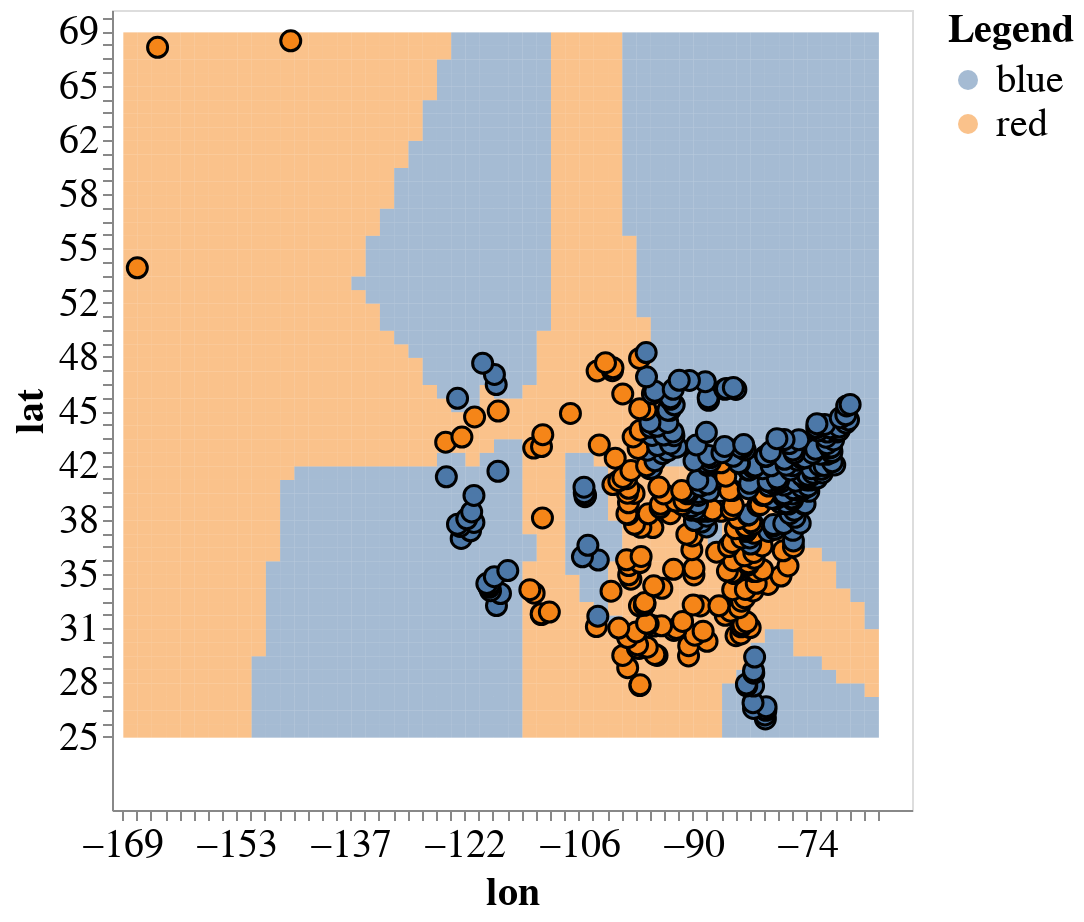

Source (notebook cell):
### Markdown cell above
- Let's use our code to plot up some different kNN models (with different k values)
- First we will do `k=1`

### Code cell
knn = KNeighborsClassifier(n_neighbors=1).fit(X, y)
plot_model(X, y, knn)

### Figure 1 — Vega-Lite specification as saved in the notebook (floating-point values rounded to 4 significant figures; data arrays with more than 128 entries replaced by an {"elided": "..."} marker saying what was removed)
{"config": {"view": {"continuousWidth": 400, "continuousHeight": 300}, "axis": {"labelFontSize": 20, "titleFontSize": 20}, "legend": {"labelFontSize": 20, "titleFontSize": 20}}, "layer": [{"data": {"name": "data-b2559048628574702e6b5f9f52a72f03"}, "mark": {"type": "rect", "opacity": 0.5}, "encoding": {"color": {"type": "nominal", "field": "predictions", "title": "Legend"}, "x": {"type": "quantitative", "bin": {"step": 1.96}, "field": "x1"}, "y": {"type": "quantitative", "bin": {"step": 0.8477}, "field": "x2"}}, "height": 400, "width": 400}, {"data": {"name": "data-f96ead86e7413cebe6dadbd88c38f286"}, "mark": {"type": "circle", "opacity": 1, "size": 100, "stroke": "black", "strokeWidth": 1.5}, "encoding": {"color": {"type": "nominal", "field": "vote"}, "x": {"type": "quantitative", "axis": {"labels": true, "ticks": true, "title": "lon"}, "field": "lon"}, "y": {"type": "quantitative", "axis": {"labels": true, "ticks": true, "title": "lat"}, "field": "lat"}}}], "$schema": "https://vega.github.io/schema/vega-lite/v4.0.0.json", "datasets": {"data-b2559048628574702e6b5f9f52a72f03": {"elided": "2756 records"}, "data-f96ead86e7413cebe6dadbd88c38f286": {"elided": "400 records"}}}
